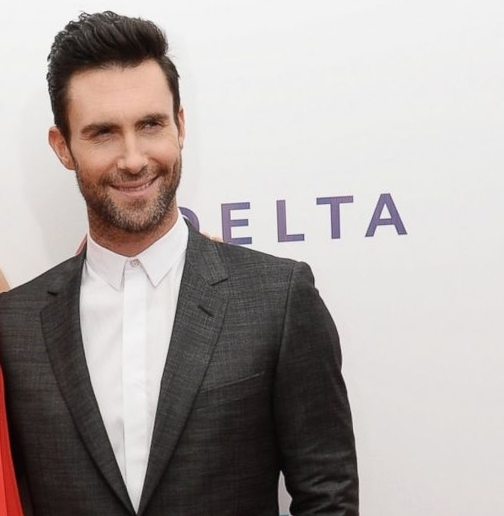
#> input picture faces_imgs/1.jpg, 504 x 516 px; its folder holds only this picture in this run
$ jupyter execute face_alignment.ipynb
#> lines starting #> are read from the running program, lines starting #| are printed output that depends on the picture
# Face Alignment

In this task, you have to implement face normalization and alignment. Most of the face images deceptively seem to be aligned, but since many face recognition algorithms are very sensitive to shifts and rotations, we need not only to find a face on the image but also normalize it. Besides, the neural networks usually used for recognition have fixed input size, so, the normalized face images should be resized as well.

There are six images of faces you have to normalize. In addition, you have the coordinates of the eyes in each of the pictures. You have to rotate the image so that the eyes are on the same height, crop the square box containing the face and transform it to the size 224×224.

The eyes should be located symmetrically and in the middle of the image (on the height).

Here is an example of how the transformation should look like.

### Get data¶

You get the images and corresponding eyes coordinates for each person. You should implement the function 𝚕𝚘𝚊𝚍
_𝚏𝚊𝚌𝚎𝚜_𝚊𝚗𝚍_𝚎𝚢𝚎𝚜 that reads the data and returns two dictionaries: the dictionary of images and the dictionary of eyes coordinates. Eyes coordinates is a list of two tuples [(𝑥1,𝑦1),(𝑥2,𝑦2)]

. Both dictionaries should have filenames as the keys.

𝚍𝚒𝚛
_𝚗𝚊𝚖𝚎 is the path to the directory with face images, 𝚎𝚢𝚎_𝚙𝚊𝚝𝚑 is the path to .pickle file with eyes coordinates. If these directory and file are located in the same directory as this notebook, then default arguments can be used.

[cell 1]
import pickle
import os
import cv2
import matplotlib.pyplot as plt
import numpy as np
from scipy import ndimage

[cell 2]
def load_faces_and_eyes(dir_name = 'faces_imgs', eye_path = './eyes.pickle'):
#> called with dir_name = 'faces_imgs', eye_path = './eyes.pickle'
    faces={}
    for filename in os.listdir(dir_name):
        img = cv2.cvtColor(cv2.imread(os.path.join(dir_name,filename)), cv2.COLOR_BGR2RGB)
        if img is not None:
            faces[filename] = img
    pickle_in = open(eye_path,"rb")
#> (reads eyes.pickle from the repository)
    eyes = pickle.load(pickle_in)
    return faces,eyes


faces, eyes = load_faces_and_eyes()
#> faces = 1 item; eyes = {'2.jpg': [(108, 92), (145, 88)], '6.jpg': [(169, 133), (222, 126)], '4.jpg': [(146, 174), (211, 180)], '5.jpg': [(230, 121), (279, 114)], '3.jpg': [(173, 201), (246, 193)], '1.jpg': [(104, 132), (152, 124)]}

[cell 3]
def visualize(imgs, format=None):
    plt.figure(figsize=(20, 37))
    for i, img in enumerate(imgs):
#         if img.shape[0] == 3:
#             img = img.transpose(1,2,0)
        plt_idx = i+1
        plt.subplot(2, 3, plt_idx)
        plt.imshow(img, cmap=format)
    plt.show()

[cell 4]
visualize(faces.values())

[cell 5]
import skimage.transform
#################################################################
# TODO: implement the function transform_face that rotates      #
#       the image so that the eyes have equal ordinate,         #
#       crops the square box containing face and resizes it.    #
#       You can use methods from skimage library if you need.   #
#       (2.5 points)                                              #
#################################################################

def transform_face(image, eyes):
    """ Your implementation """
    eye0 = np.array(eyes[0])
    eye1 = np.array(eyes[1])
    dist = np.sqrt(np.sum((eye1 - eye0))**2)
    diff = eye1 - eye0
    angle = np.arctan(diff[1]/diff[0])

    org_eye_center = (eye0 + eye1)/2
    rot_img = ndimage.rotate(image, np.rad2deg(angle))
    org_img_center = (np.array(image.shape[:2][::-1]) - 1)/2.
    rot_img_center = (np.array(rot_img.shape[:2][::-1]) - 1)/2.
    org_pos = org_eye_center - org_img_center
    new_pos = np.array([org_pos[0]*np.cos(angle) + org_pos[1]*np.sin(angle),
            -org_pos[0]*np.sin(angle) + org_pos[1]*np.cos(angle) ])
    new_center = new_pos + rot_img_center

    mid_x, mid_y = new_center

    MUL = 2.3
    top = int(max(mid_y - MUL*dist, 0))
    bottom = int(min(mid_y + MUL*dist, rot_img.shape[0]))
    left = int(max(mid_x - MUL*dist, 0))
    right = int(min(mid_x + MUL*dist, rot_img.shape[1]))
    cropped = rot_img[top:bottom, left:right]
    transformed = skimage.transform.resize(cropped, [224, 224], mode='constant')

    return transformed

[cell 6]
transformed_imgs = []
for i in faces:
    img = faces[i]
    eye = eyes[i]
    transformed = transform_face(img, eye)
    transformed_imgs.append(transformed)
#> this loop made 1 pass
#> (i, eye0 in transform_face, eye1 in transform_face, dist in transform_face, diff in transform_face, angle in transform_face, org_eye_center in transform_face, org_img_center in transform_face) on pass 1: ('1.jpg', [104, 132], [152, 124], 40, [48, -8], -0.165, [128, 128], [251.5, 257.5])
#> pass 1, in transform_face, `rot_img = ndimage.rotate(image, np.rad2deg(angle))`:
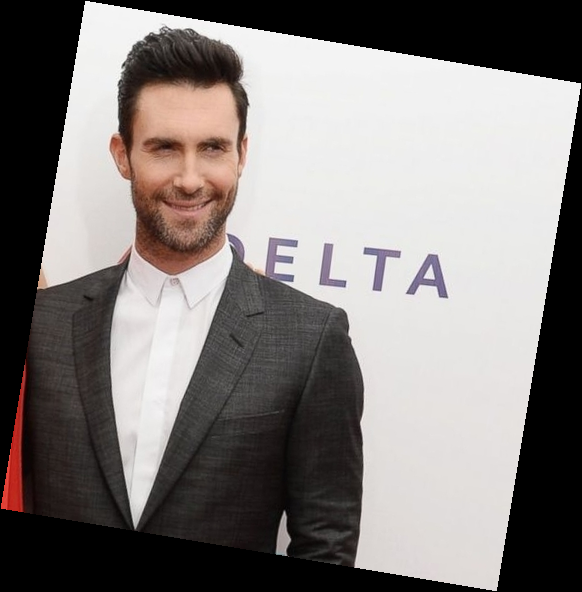
#> rot_img: shape (592, 582, 3); mean R, G, B 129.4, 124.2, 122.3
#> pass 1, in transform_face, `cropped = rot_img[top:bottom, left:right]`:
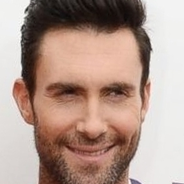
#> cropped: shape (184, 184, 3); mean R, G, B 177.4, 152.2, 141.1
#> after the loop, transformed_imgs = 1 item

visualize(transformed_imgs)
#> the loop in visualize (call 2), `for i, img in enumerate(imgs):` made 1 pass
#> plt_idx on pass 1: 1
